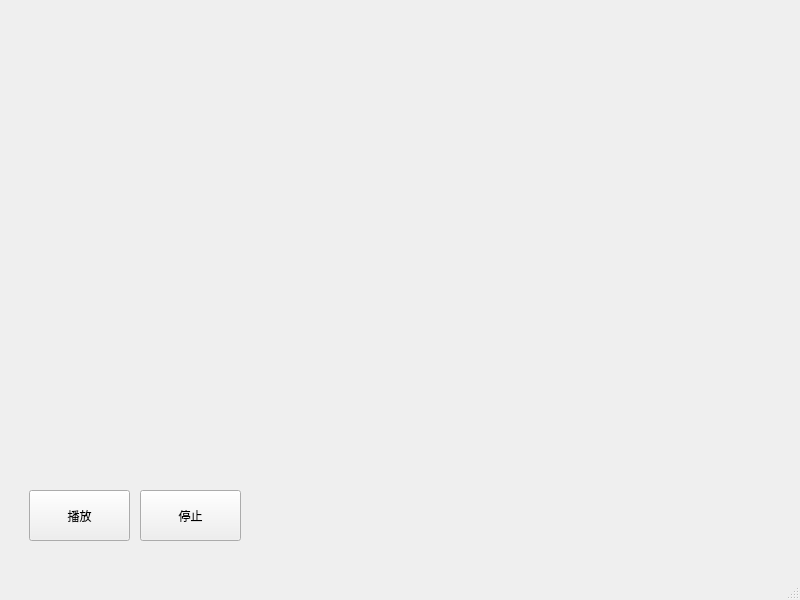
<?xml version="1.0" encoding="UTF-8"?>
<ui version="4.0">
 <class>QVideoPlayer</class>
 <widget class="QMainWindow" name="QVideoPlayer">
  <property name="geometry">
   <rect>
    <x>0</x>
    <y>0</y>
    <width>800</width>
    <height>600</height>
   </rect>
  </property>
  <property name="windowTitle">
   <string>MainWindow</string>
  </property>
  <widget class="QWidget" name="centralwidget">
   <widget class="QWidget" name="horizontalLayoutWidget">
    <property name="geometry">
     <rect>
      <x>30</x>
      <y>20</y>
      <width>751</width>
      <height>461</height>
     </rect>
    </property>
    <layout class="QHBoxLayout" name="horizontalLayout"/>
   </widget>
   <widget class="QPushButton" name="pushButton_play">
    <property name="geometry">
     <rect>
      <x>29</x>
      <y>490</y>
      <width>101</width>
      <height>51</height>
     </rect>
    </property>
    <property name="text">
     <string>播放</string>
    </property>
   </widget>
   <widget class="QPushButton" name="pushButton_stop">
    <property name="geometry">
     <rect>
      <x>140</x>
      <y>490</y>
      <width>101</width>
      <height>51</height>
     </rect>
    </property>
    <property name="text">
     <string>停止</string>
    </property>
   </widget>
  </widget>
  <widget class="QMenuBar" name="menubar">
   <property name="geometry">
    <rect>
     <x>0</x>
     <y>0</y>
     <width>800</width>
     <height>23</height>
    </rect>
   </property>
  </widget>
  <widget class="QStatusBar" name="statusbar"/>
 </widget>
 <resources/>
 <connections/>
</ui>
